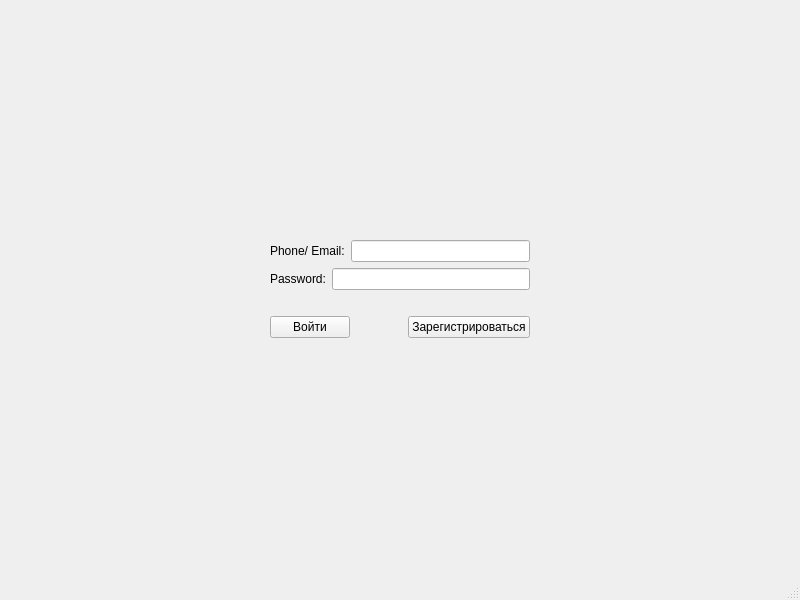
<?xml version="1.0" encoding="UTF-8"?>
<ui version="4.0">
 <class>MainWindow</class>
 <widget class="QMainWindow" name="MainWindow">
  <property name="geometry">
   <rect>
    <x>0</x>
    <y>0</y>
    <width>800</width>
    <height>600</height>
   </rect>
  </property>
  <property name="windowTitle">
   <string>MainWindow</string>
  </property>
  <widget class="QWidget" name="centralwidget">
   <layout class="QVBoxLayout" name="verticalLayout_2">
    <item>
     <spacer name="verticalSpacer">
      <property name="orientation">
       <enum>Qt::Vertical</enum>
      </property>
      <property name="sizeHint" stdset="0">
       <size>
        <width>20</width>
        <height>219</height>
       </size>
      </property>
     </spacer>
    </item>
    <item>
     <layout class="QHBoxLayout" name="horizontalLayout_4">
      <item>
       <spacer name="horizontalSpacer_2">
        <property name="orientation">
         <enum>Qt::Horizontal</enum>
        </property>
        <property name="sizeHint" stdset="0">
         <size>
          <width>40</width>
          <height>20</height>
         </size>
        </property>
       </spacer>
      </item>
      <item>
       <layout class="QVBoxLayout" name="verticalLayout">
        <item>
         <layout class="QHBoxLayout" name="horizontalLayout">
          <item>
           <widget class="QLabel" name="label">
            <property name="text">
             <string>Phone/ Email:</string>
            </property>
           </widget>
          </item>
          <item>
           <widget class="QLineEdit" name="input_phone_mail"/>
          </item>
         </layout>
        </item>
        <item>
         <layout class="QHBoxLayout" name="horizontalLayout_2">
          <item>
           <widget class="QLabel" name="label_2">
            <property name="text">
             <string>Password:</string>
            </property>
           </widget>
          </item>
          <item>
           <widget class="QLineEdit" name="input_password"/>
          </item>
         </layout>
        </item>
        <item>
         <widget class="QLabel" name="label_error">
          <property name="styleSheet">
           <string notr="true">color: rgb(255, 0, 0);</string>
          </property>
          <property name="inputMethodHints">
           <set>Qt::ImhNone</set>
          </property>
          <property name="text">
           <string/>
          </property>
         </widget>
        </item>
        <item>
         <layout class="QHBoxLayout" name="horizontalLayout_3">
          <item>
           <widget class="QPushButton" name="entry">
            <property name="text">
             <string>Войти</string>
            </property>
           </widget>
          </item>
          <item>
           <spacer name="horizontalSpacer">
            <property name="orientation">
             <enum>Qt::Horizontal</enum>
            </property>
            <property name="sizeHint" stdset="0">
             <size>
              <width>40</width>
              <height>20</height>
             </size>
            </property>
           </spacer>
          </item>
          <item>
           <widget class="QPushButton" name="registration">
            <property name="text">
             <string>Зарегистрироваться</string>
            </property>
           </widget>
          </item>
         </layout>
        </item>
       </layout>
      </item>
      <item>
       <spacer name="horizontalSpacer_3">
        <property name="orientation">
         <enum>Qt::Horizontal</enum>
        </property>
        <property name="sizeHint" stdset="0">
         <size>
          <width>40</width>
          <height>20</height>
         </size>
        </property>
       </spacer>
      </item>
     </layout>
    </item>
    <item>
     <spacer name="verticalSpacer_2">
      <property name="orientation">
       <enum>Qt::Vertical</enum>
      </property>
      <property name="sizeHint" stdset="0">
       <size>
        <width>20</width>
        <height>219</height>
       </size>
      </property>
     </spacer>
    </item>
   </layout>
  </widget>
  <widget class="QMenuBar" name="menubar">
   <property name="geometry">
    <rect>
     <x>0</x>
     <y>0</y>
     <width>800</width>
     <height>22</height>
    </rect>
   </property>
  </widget>
  <widget class="QStatusBar" name="statusbar"/>
 </widget>
 <resources/>
 <connections/>
</ui>
